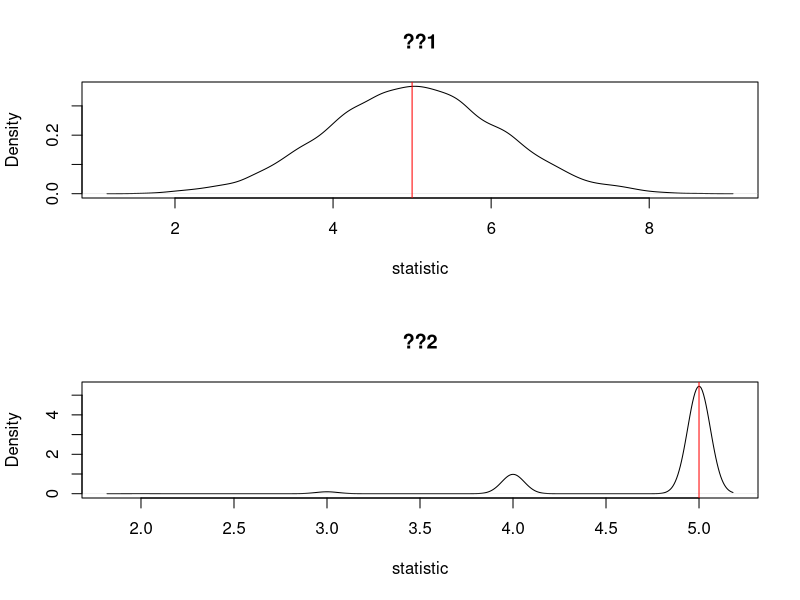
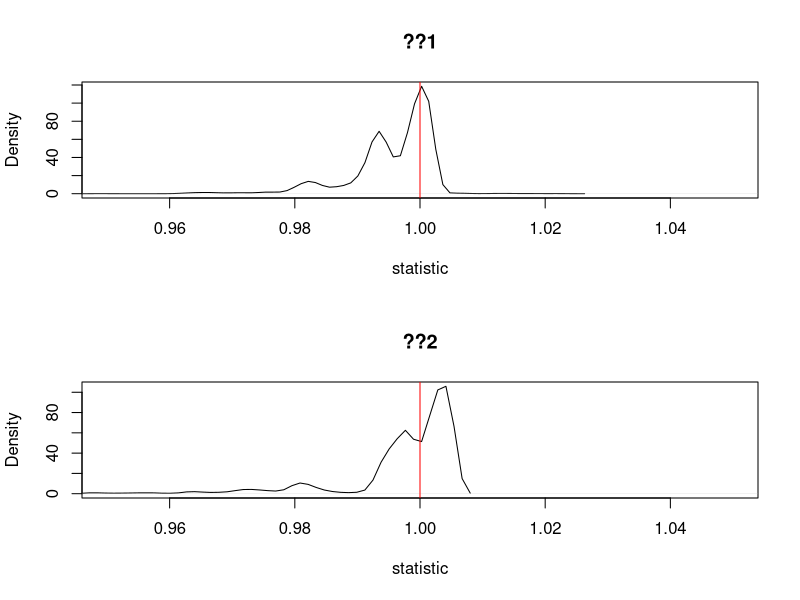

The R script that drew these images, in order:
#q.1_1
k = 10^4
get_random_v <- function(n){
  v = c()
  for(i in seq(1,n)){
    v = c(v,sample(0:5, 1))
  }
  return(v) 
}

my_var <- function(v){
  return (mean((v)^2) - (mean(v))^2)
}
my_bias <- function(v, t){
  return((t - mean(v))^2)
}

t1_v = c()
t2_v = c()

for(i in seq(1,k)){
  v = get_random_v(10)
  t1_v = c(t1_v, 2*mean(v))
  t2_v = c(t2_v, max(v))
}

var_t1 = my_var(t1_v)
var_t1
var_t2 = my_var(t2_v)
var_t2
bias_t1 = my_bias(t1_v,5)
bias_t1
bias_t2 = my_bias(t2_v,5)
bias_t2

#q.1_3
par(mfrow=c(2,1))
plot(density(t1_v), main = "??1", xlab = "statistic")
abline(v = 5, col="red") 
plot(density(t2_v), main = "??2", xlab = "statistic")
abline(v = 5, col="red") 

#q.1_4
# we chose t2 as out statistic
v2 = t2_v[sample.int(10000, 20)]
v2
v2_var = my_var(v2)
v2_var
v2_bias = my_bias(v2,5)
v2_bias
# we chose randomly 20 sample out of the results of t2 statistic.
# then we calculated the variance and the bias - 
# those are not the empirical bias and var because 
# now we estimated the performance of the statistic, 
# not the population.


#q.2

lambda = 1

get_random_v <- function(n){
  v = c(v,rexp(n,lambda))
  return(v) 
}

t1_v = c()
t2_v = c()

for(i in seq(1,k)){
  v = get_random_v(10)
  t1_v = c(t1_v, 1/(mean(v)))
  t2_v = c(t2_v, (log(2)/median(v)))
}

var_t1 = my_var(t1_v)
var_t1
var_t2 = my_var(t2_v)
var_t2
bias_t1 = my_bias(t1_v,5)
bias_t1
bias_t2 = my_bias(t2_v,5)
bias_t2

#q.1_3
par(mfrow=c(2,1))
plot(density(t1_v), main = "??1", xlab = "statistic", xlim=c(0.95,1.05))
abline(v = 1, col="red") 
plot(density(t2_v), main = "??2", xlab = "statistic", xlim=c(0.95,1.05))
abline(v = 1, col="red") 


#q.2_4
v2 = t2_v[sample.int(10000, 20)]
v2
v2_var = my_var(v2)
v2_var
v2_bias = my_bias(v2,5)
v2_bias
